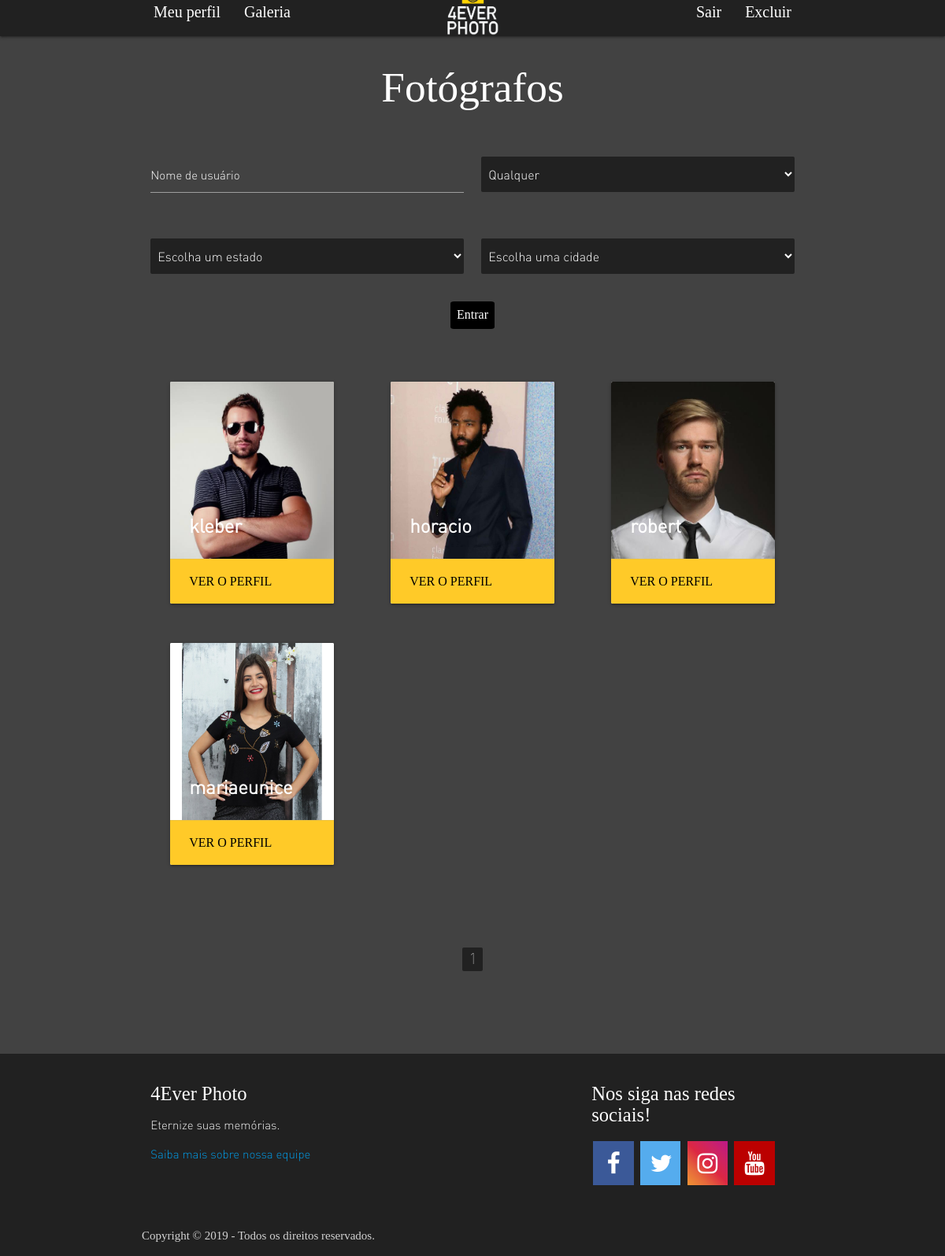
/galeria.php (signed in), run on the app's committed database.
### tables this page shows
CREATE TABLE `usuario` (
  `id_usuario` int(10) NOT NULL,
  `nmuser_usuario` varchar(15) NOT NULL,
  `email_usuario` varchar(30) NOT NULL,
  `senha_usuario` varchar(100) NOT NULL,
  `nome_usuario` varchar(15) NOT NULL,
  `sobrenome_usuario` varchar(40) NOT NULL,
  `telefone_usuario` varchar(11) NOT NULL,
  `rua_usuario` varchar(100) NOT NULL,
  `num_casa_usuario` varchar(6) NOT NULL,
  `complemento_usuario` varchar(30) DEFAULT NULL,
  `bairro_usuario` varchar(20) NOT NULL,
  `cidade_usuario` varchar(20) NOT NULL,
  `uf_usuario` varchar(2) NOT NULL,
  `tipo_usuario` int(11) NOT NULL,
  `cpf_usuario` varchar(11) NOT NULL,
  `desc_usuario` varchar(255) DEFAULT NULL,
  `pergunta_usuario` int(1) DEFAULT NULL,
  `resposta_usuario` varchar(255) DEFAULT NULL,
  `especializacao_usuario` int(11) DEFAULT NULL
);

CREATE TABLE `usuario_imagem` (
  `id_usuario` int(11) NOT NULL,
  `nome_imagem` varchar(255) NOT NULL
);

### galeria.php (the view, shortened to what this page needs)
<!DOCTYPE html>
<html>
    <head>
        <?php include 'includes/head.php'; include 'includes/conexao.php'; ?>
        <link rel="stylesheet" href="css/galeria.css">
    </head>
    <body class="#424242 grey darken-3">
        <?php include 'includes/menu.php';?>
        <h2 class="center white-text ">Fotógrafos</h2>
        <br>
        <div class="row container">
            <form class="col s12" method="GET" id="pesquisar" action="#">
                <div class="row">
                    <div class="center">
                        <div class="input-field col s6">
                            <input name="nmuser" style="color:#FFF;" id="nmuser" type="text" class="validate">
                            <label for="nmuser">Nome de usuário</label>
                        </div>
                        <div class="input-field col s6">
                            <select name="especializacao" class="browser-default" name="seletor" id="especializacao">
                                <option value="0">Qualquer</option>
                            </select>
                        </div>
                    </div>
                </div>
                <div class="row">
                    <div class="input-field col s6">
                        <select class="browser-default" name="uf_estado" id="estado">
                            <?php
                                echo('<option data-id="" value="">Escolha um estado</option>');
                            ?>
                        </select>
                    </div>
                    <div class="input-field col s6">
                        <select class="browser-default" name="cidade" id="cidade">
                            <option value="">Escolha uma cidade</option>
                        </select>
                    </div>
                </div>
                <div class="center">
                    <input type="submit" name="pesquisa" value="Entrar">
                    <br/>
                    <br/>
                </div>
            </form>
        </div>
        <div class="row container">
            <?php include 'includes/example/gallery.php'; ?>
        </div>
        <br><br>
        <div class="center">
            <ul class="pagination">
                <?php
                if(isset($_GET['page']) && isset($_GET['size'])){
                    $page = $_GET['page'];
                    $size = $_GET['size'];
                    $pageCount = ceil($count / $size);
                    if($page == 1){
                        for($mb = 1; $mb <= $PER_PAGE_DEFAULT; $mb++ ){
                            ?>
                            <li class="waves-effect #ffca28 amber lighten-1"><a class="<?php if($mb == 1) echo "actual" ?>" href="galeria.php?page=<?php echo $mb;?>&size=<?php echo $SIZE_DEFAULT; ?>"><?php echo $mb; ?></a></li>
                            <?php
                        }
                    }
                    else if($page == $pageCount){
                        for($mb = ($page -  $PER_PAGE_DEFAULT) <= 1 ? 1 :($page -  $PER_PAGE_DEFAULT); $page >= $mb; $mb++){
                            ?>
                            <li class="waves-effect #ffca28 amber lighten-1>"><a class="<?php if($mb == $page) echo "actual" ?>" href="galeria.php?page=<?php echo $mb;?>&size=<?php echo $SIZE_DEFAULT; ?>"><?php echo $mb; ?></a></li>
                            <?php
                        }
                    }else{
                        $prev2 = ($page -  $PER_PAGE_DEFAULT) <= 1 ? 1 : ($page -  $PER_PAGE_DEFAULT);
                        $next2 = ($page +  $PER_PAGE_DEFAULT) >= $pageCount ? $pageCount : ($page +  $PER_PAGE_DEFAULT);
                        for($prev2; $prev2 <= $next2; $prev2++){
                            ?>
                            <li class="waves-effect #ffca28 amber lighten-1 "><a class="<?php if($page == $prev2) echo "actual" ?>" href="galeria.php?page=<?php echo $prev2;?>&size=<?php echo $SIZE_DEFAULT; ?>"><?php echo $prev2; ?></a></li>
                            <?php
                        }
                    }
                }else{
                    $page = floor($count / $SIZE_DEFAULT);
                    if($page <= 1){
                        ?>
                        <li class="waves-effect #ffca28 amber lighten-1 "><a class="actual" href="#!">1</a></li>
                        <?php
                    }else{
                        for($mb = 1; $mb <= $PER_PAGE_DEFAULT; $mb++ ){
                            ?>
                            <li class="waves-effect #ffca28 amber lighten-1 "><a class="<?php if($mb == 1) echo "actual" ?>" href="galeria.php?page=<?php echo $mb;?>&size=<?php echo $SIZE_DEFAULT; ?>"><?php echo $mb; ?></a></li>
                            <?php
                        }
                    }
                }
                ?>
            </ul>
        </div>
        <br><br><br><br>
        <?php
            include 'includes/footer.php';
        ?>
    </body>
</html>

### includes/example/gallery.php (shortened to what this page needs)
<?php
    include 'includes/conexao.php';
    $totalSql = "SELECT * FROM usuario WHERE tipo_usuario=2;";
    $total = mysqli_query($conexao, $totalSql);
    $count = mysqli_num_rows($total);
    $SIZE_DEFAULT = 5;
    $OFFSET_DEFAULT = 0;
    if (isset($_GET['page']) && isset($_GET['size'])) {
        $offset = ($_GET['page'] - 1 ) * $_GET['size'];
        $fotografos = "SELECT * FROM usuario WHERE tipo_usuario=2 AND cidade_usuario = '".$_SESSION['cidade']."' LIMIT " . $_GET['size'] . " OFFSET " . $offset . ";";
    } else {
        $fotografos = "SELECT * FROM usuario WHERE tipo_usuario=2 AND cidade_usuario = '".$_SESSION['cidade']."' LIMIT $SIZE_DEFAULT OFFSET $OFFSET_DEFAULT;";
    }
    $query = mysqli_query($conexao, $fotografos);
    while ($con = mysqli_fetch_array($query)) {
        $imageResul = "SELECT nome_imagem FROM usuario_imagem where id_usuario=" . $con['id_usuario'] . ";";
        $queryImage = mysqli_query($conexao, $imageResul);
        while ($userImagem = mysqli_fetch_array($queryImage)) $imagem = $userImagem['nome_imagem'];
        if ($con['tipo_usuario'] == 2){
?>
            <div class="col s12 m6 l4">
                <div class="card">
                    <div class="card-image">
                        <img width="300" height="225" src="./uploads/<?php echo $imagem ?>">
                        <span class="card-title dinl" style="font-weight: bold;"><?php echo $con['nmuser_usuario'] ?></span>
                    </div>
                    <div class="card-action #ffca28 amber lighten-1 dinc" style="font-size: 16px;">
                        <a href="./perfil_fotografo_publico.php?id=<?php echo $con['id_usuario'] ?>" class="black-text">Ver o perfil</a>
                    </div>
                </div>
            </div>
<?php
        }
    }
?>

### css/custom.css (style rules this page uses)
html { font-weight: 100; }

### css/galeria.css (style rules this page uses)
.card, section.galeria { margin: 25px auto; }
.card { padding: 0!important; margin: 25px; flex: none!important; max-width: none!important; }

### galeria.php (style rules this page uses)
.pagination li a.actual { background-color: #212121 !important; pointer-events: none; color: #FFF!important; }
.input-field label { color: white; }
.center input[type=submit] { color: #fff; background: black; border: none; padding: 1%; border-radius: 8%; }
.input-field select { background-color: #212121; color: white; border: none; }
.input-field option { background-color: white; color: black; }

### data on the page
usuario: usuario_imagem.nome_imagem (picture), nmuser_usuario "kleber"
usuario: usuario_imagem.nome_imagem (picture), nmuser_usuario "horacio"
usuario: usuario_imagem.nome_imagem (picture), nmuser_usuario "robert"
usuario: usuario_imagem.nome_imagem (picture), nmuser_usuario "mariaeunice"
